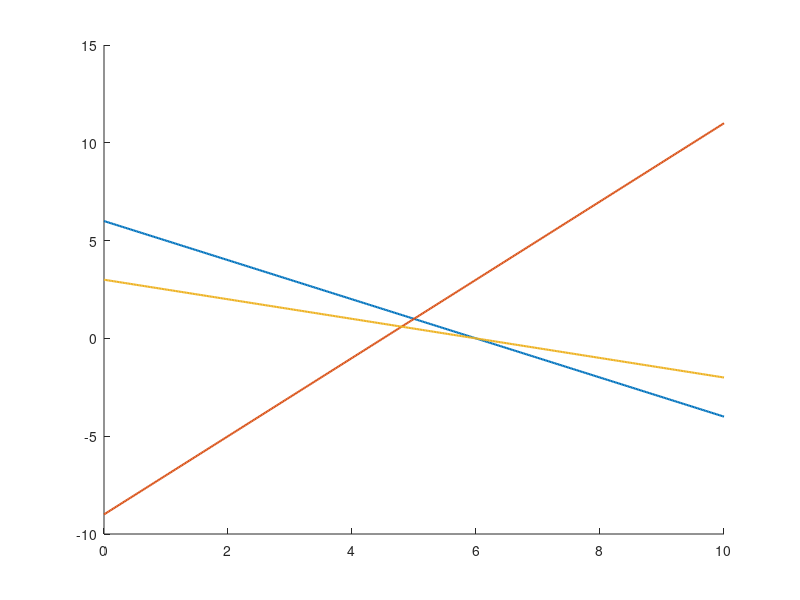

MATLAB code for this plot: (Note: this script raises an error after producing the figure.)
clc
clear all

%% Phase 1: Input parameters
c = [3 -5];
a = [ 1  1;
     -2  1;
      1  2];
b = [6; -9; 6];

z  = @(x1,x2) 3*x1 - 5*x2;
c1 = @(x1,x2) x1 + x2 - 6;
c2 = @(x1,x2) -2*x1 + x2 + 9;

c3 = @(x1,x2) x1 + 2*x2 - 6;

%% Phase 2: Plot constraints
figure
hold on
x1 = linspace(0,10,400);
%(a,1) here 1 means selecting the row => 3
%(check if the denominator is non-zero) 


for i=1:size(a,1)
    if a(i,2) ~= 0
        x2 = (b(i)-a(i,1)*x1)/a(i,2);
        plot(x1, x2, 'LineWidth', 1.5);
    else
        x_val = b(i)/a(i,1);
        xline(x_val, 'LineWidth', 1.5);
    end
end

yline(0, 'k', 'LineWidth', 1.5) %shows x2=0 to show region clearly

xlabel('x1')
ylabel('x2')
title('Feasible Region')
grid on

%% Phase 3: Find intersection points
A = [a; eye(2)]; %eye is used to create a identify matrix
B = [b; 0; 0];   
m = size(A,1); % number of row in A = 5

pt = [];
for i = 1:m
    for j = i+1:m
        AA = [A(i,:); A(j,:)];
        BB = [B(i); B(j)];
        if det(AA) ~= 0
            x = AA \ BB;
            pt = [pt x];
        end
    end
end

%% Phase 4: Feasible points check
pt = unique(pt',"rows")'; %2x8 size matrix each column is a new pt.
FP = [];
Z  = [];

for i = 1:size(pt,2)  %number of column in pt => 8
    x1 = pt(1,i);
    x2 = pt(2,i);

    if c1(x1,x2) <= 0 && ...
       c2(x1,x2) <= 0 && ...
       c3(x1,x2) <= 0 && ...
       x1 >= 0 && x2 >= 0
        FP = [FP pt(:,i)];
        Z  = [Z z(x1,x2)];
        plot(x1,x2,'*r','MarkerSize',10)
    end
end

disp('Feasible Points:')
disp(FP)

disp('Objective Function Values:')
disp(Z)

%% Phase 5: Optimal solution
[optimal_value, index] = min(Z);
optimal_solution = FP(:,index);

fprintf('\nOptimal Solution:\n');
fprintf('x1 = %.2f, x2 = %.2f\n', optimal_solution(1), optimal_solution(2));
fprintf('Minimum Z = %.2f\n', optimal_value);